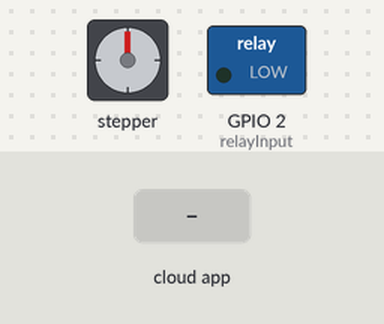
This sketch was run on a simulated ESP8266 (NodeMCU). Parts: stepper motor, switched loads named in the sketch (green lamp = pin HIGH). Wiring (inferred from the names in the program): stepper motor (2048 steps per turn assumed): coils GPIO 16, GPIO 5, GPIO 4, GPIO 0. Inputs (shaded band) come from the test bench. WiFi joins after 1.5 s; servers stay silent unless stated; pins used as bus, display or sensor lines are not drawn; what the sketch prints to the serial monitor is not drawn.

Above: at 2.7 s.
2.8 s: the phone or cloud app sets b to 0
At 3.3 s:
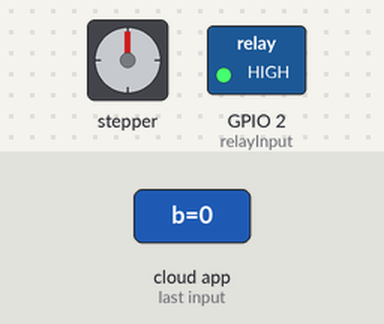
At 3.86 s:
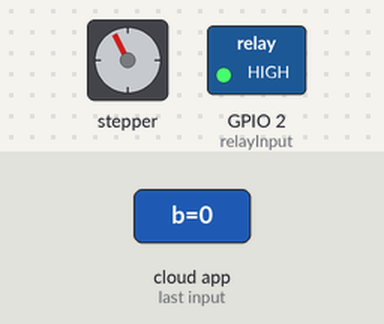
Timing chart, 0 to 17.8 s (numbered marks = the images above; inputs shaded):
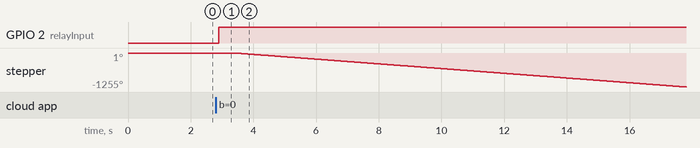

The sketch:

NEW__CURTIANS.ino
```cpp
#ifdef ARDUINO_ARCH_ESP32
#include <WiFi.h>
#else
#include <ESP8266WiFi.h>
#endif
#include <Espalexa.h>

#define STEPPER_PIN_1 16      //D0
#define STEPPER_PIN_2 5       //D1
#define STEPPER_PIN_3 4       //D2
#define STEPPER_PIN_4 0       //D3
int relayInput = 2;         //D4

int step_number = 0;


boolean connectWifi();

//callback functions
void firstLightChanged(uint8_t brightness);


// WiFi Credentials
const char* ssid = "Network Name"; //<----------------------- Wifi details
const char* password = "Wifi Password";

// device names
String Device_1_Name = "b";


boolean wifiConnected = false;

Espalexa espalexa;

void setup()
{
  Serial.begin(115200);
  pinMode(LED_BUILTIN, OUTPUT);

  pinMode(STEPPER_PIN_1, OUTPUT);
  pinMode(STEPPER_PIN_2, OUTPUT);
  pinMode(STEPPER_PIN_3, OUTPUT);
  pinMode(STEPPER_PIN_4, OUTPUT);
  pinMode(relayInput, OUTPUT);


  // Initialise wifi connection
  wifiConnected = connectWifi();

  if (wifiConnected)
  {
    // Define your devices here.
    espalexa.addDevice(Device_1_Name, firstLightChanged); //simplest definition, default state off


    espalexa.begin();
  }
  else
  {
    while (1)
    {
      Serial.println("Cannot connect to WiFi. Please check data and reset the ESP.");
      delay(2500);
    }
  }
}

void loop()
{
  espalexa.loop();
  delay(1);
}

//our callback functions
void firstLightChanged(uint8_t brightness)
{
  //Control the device
  if (brightness == 255)
  {
    delay(100);
    digitalWrite(relayInput, HIGH);
    delay(500);
    //digitalWrite(LED_BUILTIN, LOW);

    for(int i = 0; i<36000; i++){//2000 is one full rotation
      OneStep(true);
      delay(2);
    }
    delay(100);
    digitalWrite(relayInput, LOW);
  }
  else
  {
    delay(100);
    digitalWrite(relayInput, HIGH);
    delay(500);
    //digitalWrite(LED_BUILTIN, LOW);

    for(int i = 0; i<36000; i++){//2000 is one full rotation
      OneStep(false );
      delay(2);
    }
    delay(100);
    digitalWrite(relayInput, LOW);
  }
}

// connect to wifi – returns true if successful or false if not

void OneStep(bool dir){
    if(dir){
switch(step_number){
  case 0:
  digitalWrite(STEPPER_PIN_1, HIGH);
  digitalWrite(STEPPER_PIN_2, LOW);
  digitalWrite(STEPPER_PIN_3, LOW);
  digitalWrite(STEPPER_PIN_4, LOW);
  break;
  case 1:
  digitalWrite(STEPPER_PIN_1, LOW);
  digitalWrite(STEPPER_PIN_2, HIGH);
  digitalWrite(STEPPER_PIN_3, LOW);
  digitalWrite(STEPPER_PIN_4, LOW);
  break;
  case 2:
  digitalWrite(STEPPER_PIN_1, LOW);
  digitalWrite(STEPPER_PIN_2, LOW);
  digitalWrite(STEPPER_PIN_3, HIGH);
  digitalWrite(STEPPER_PIN_4, LOW);
  break;
  case 3:
  digitalWrite(STEPPER_PIN_1, LOW);
  digitalWrite(STEPPER_PIN_2, LOW);
  digitalWrite(STEPPER_PIN_3, LOW);
  digitalWrite(STEPPER_PIN_4, HIGH);
  break;
}
  }else{
    switch(step_number){
  case 0:
  digitalWrite(STEPPER_PIN_1, LOW);
  digitalWrite(STEPPER_PIN_2, LOW);
  digitalWrite(STEPPER_PIN_3, LOW);
  digitalWrite(STEPPER_PIN_4, HIGH);
  break;
  case 1:
  digitalWrite(STEPPER_PIN_1, LOW);
  digitalWrite(STEPPER_PIN_2, LOW);
  digitalWrite(STEPPER_PIN_3, HIGH);
  digitalWrite(STEPPER_PIN_4, LOW);
  break;
  case 2:
  digitalWrite(STEPPER_PIN_1, LOW);
  digitalWrite(STEPPER_PIN_2, HIGH);
  digitalWrite(STEPPER_PIN_3, LOW);
  digitalWrite(STEPPER_PIN_4, LOW);
  break;
  case 3:
  digitalWrite(STEPPER_PIN_1, HIGH);
  digitalWrite(STEPPER_PIN_2, LOW);
  digitalWrite(STEPPER_PIN_3, LOW);
  digitalWrite(STEPPER_PIN_4, LOW);


}
  }
step_number++;
  if(step_number > 3){
    step_number = 0;
  }
}


boolean connectWifi()
{
  boolean state = true;
  int i = 0;

  WiFi.mode(WIFI_STA);
  WiFi.begin(ssid, password);
  Serial.println("");
  Serial.println("Connecting to WiFi");

  // Wait for connection
  Serial.print("Connecting...");
  while (WiFi.status() != WL_CONNECTED) {
    delay(500);
    Serial.print(".");
    if (i > 20) {
      state = false; break;
    }
    i++;
  }
  Serial.println("");
  if (state) {
    Serial.print("Connected to ");
    Serial.println(ssid);
    Serial.print("IP address: ");
    Serial.println(WiFi.localIP());
  }
  else {
    Serial.println("Connection failed.");
  }
  return state;
}
```

Measured:
- after the input at 2.8 s, GPIO 2 (relayInput): LOW → HIGH after 0.10 s; stepper: keeps turning counter-clockwise at about 87°/s, starting after 0.61 s
